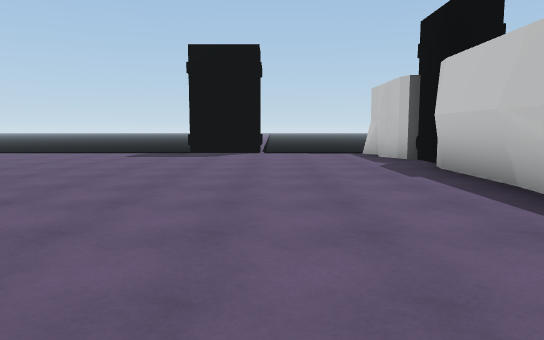
view 1 (above)

24 first-person views from a walk through a scene from a Unity 3-D project. The camera is 1.3 m above the floor, tilts 6° down and sees 70° across. The floor is counted in squares, 2 m on a side. Each view is taken from the middle of a square. On the plan, view 1 faces up. The plan holds only what a view shows up to about 11 squares ahead; the rest is blank. The place goes on beyond the plan. The player character is not drawn.

view 2
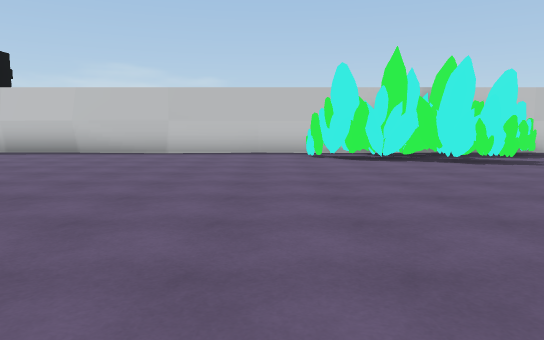

view 3
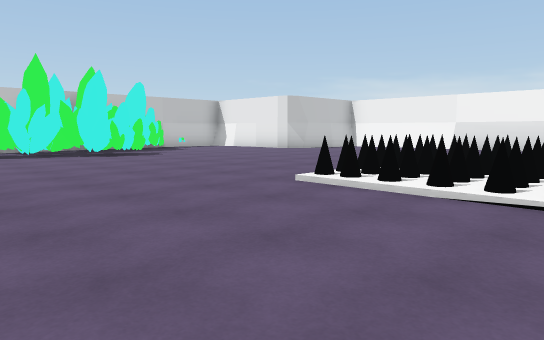

view 4
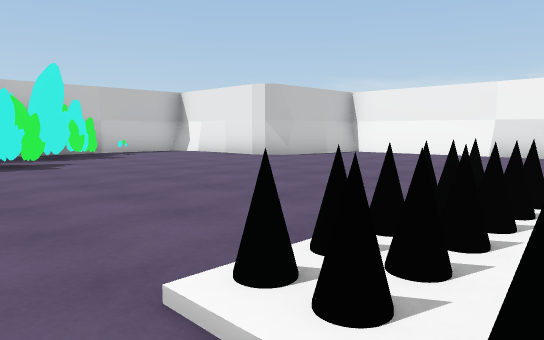

view 5
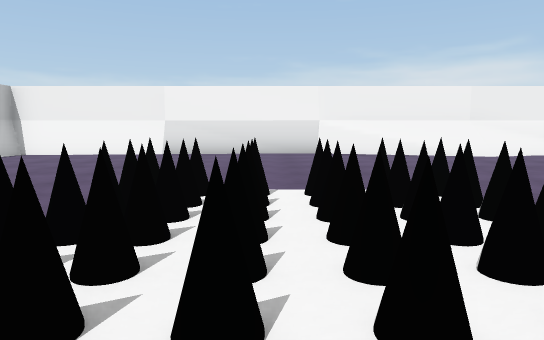

view 6
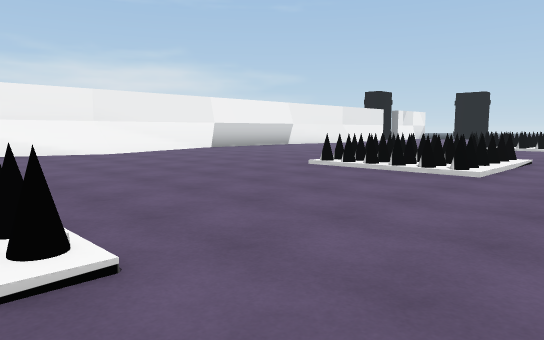

view 7
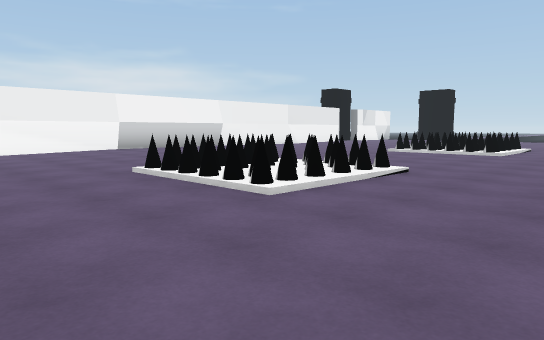

view 8
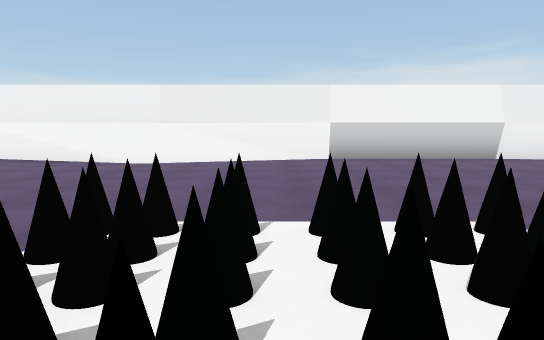

view 9
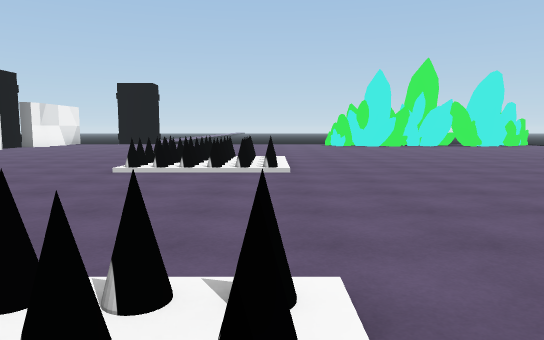

view 10
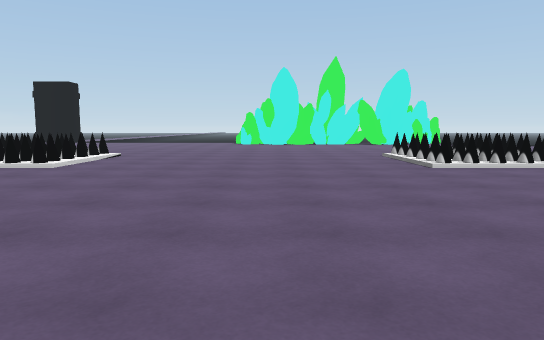

view 11
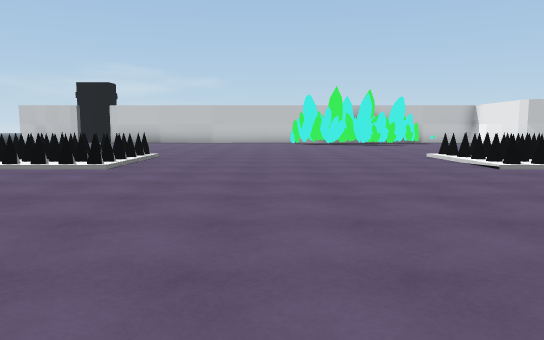

view 12
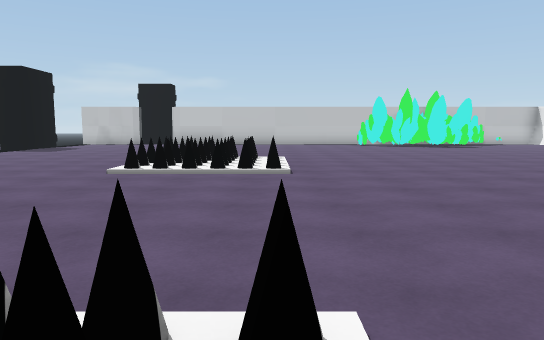

view 13
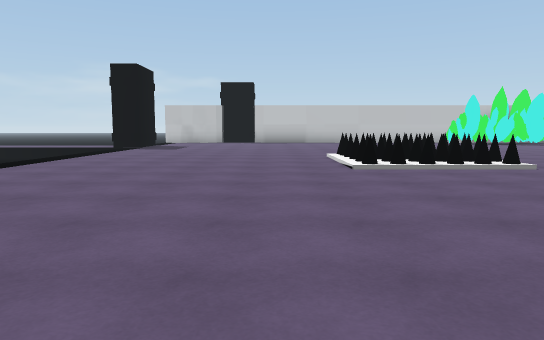

view 14
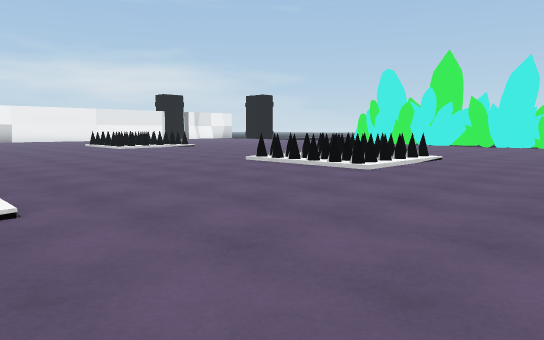

view 15
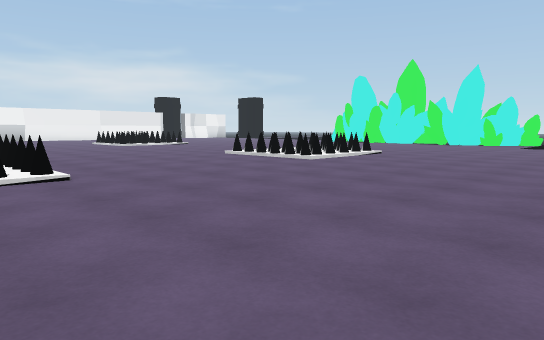

view 16
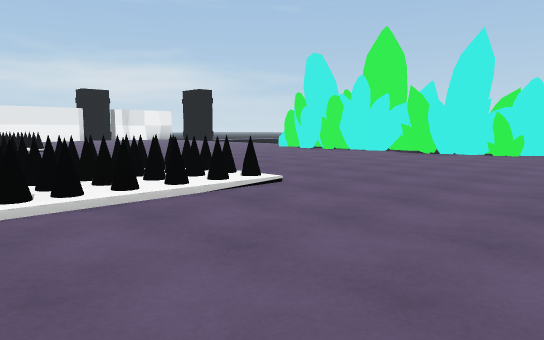

view 17
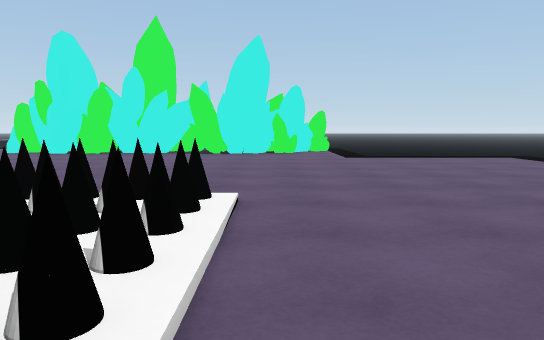

view 18
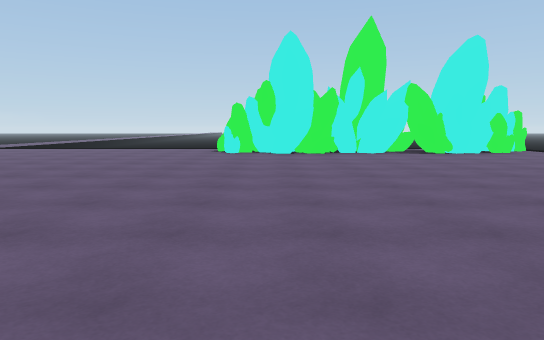

view 19
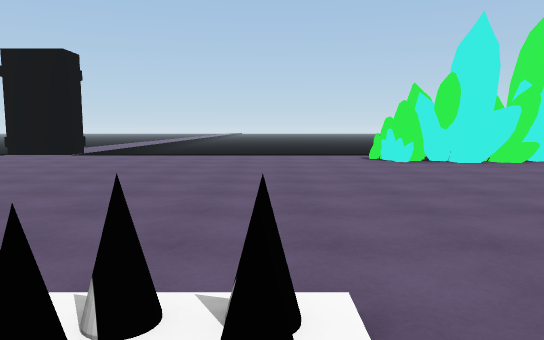

view 20
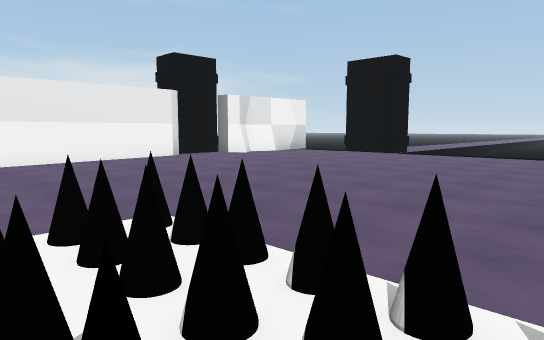

view 21
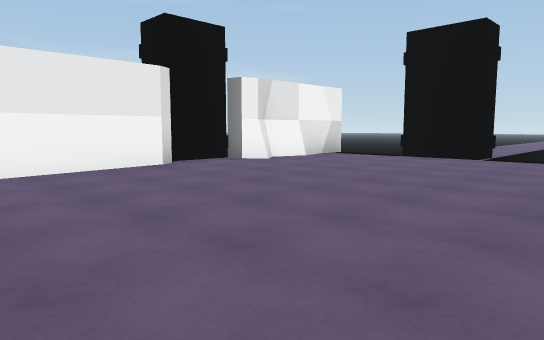

view 22
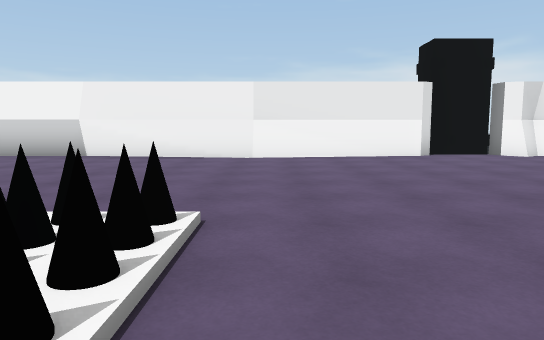

view 23
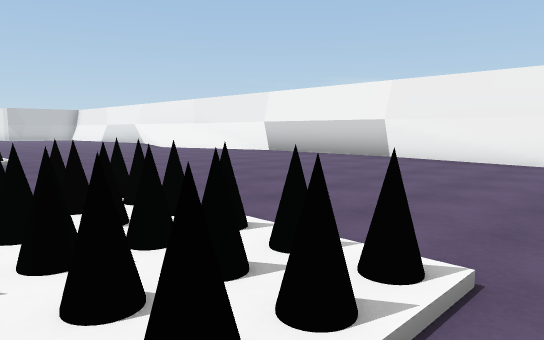

view 24
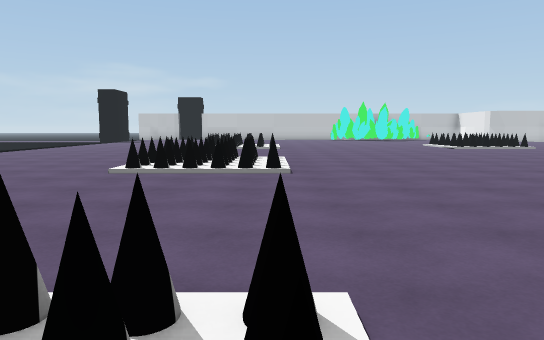

### Floor plan
Key: @ floor where view 1 was taken; # wall or solid block; x gap in a wall; . main floor; : floor 1.5 m higher than the main floor; / step, stairs or slope; = window, fence, low wall or low ledge.
Columns run from 36 left of view 1 to 3 right of it. Each row starts with its distance up from view 1.
 11      ..                    .......##...x
 10      ...         ....    ..............#
  9      .....  ......... .................#
  8      ..................................#
  7    ....................................#
  6   ##...................................#
  5   ##...................................#
  4    ##......=/#.....#/#.....==#   ......#
  3    ##......=/#.....#/#.....==#   ......#
  2    #.......=/=.....=/=.....===.........#
  1    #...................................#
  0    ##...............................@..#
 -1    #...................................#
 -2   ##.................................#.#
 -3  ....................................#.#
 -4  ...................................##
 -5  ..........=/=.....=/=.....===......##
 -6  ..........=/=.....=/#.....===......###
 -7  ..........=/=.....=/#.....===.......###
 -8  .....................................##
 -9  ......................................#
-10  ......................................
-11 ##.................................###
-12  #.................................#
-13  ..................................#
-14  .........####......//////:......###
-15  x########## ##################

Where each view was taken, in squares from view 1:
view 1: 0 up, 0 right, facing up
view 2: 1 down, 8 left, facing right
view 3: 1 down, 10 left, facing down-right
view 4: 4 down, 8 left, facing down-right
view 5: 4 down, 8 left, facing down
view 6: 3 down, 9 left, facing down-left
view 7: 2 down, 12 left, facing down-left
view 8: 5 down, 16 left, facing down
view 9: 5 down, 16 left, facing left
view 10: 1 down, 16 left, facing left
view 11: 1 down, 16 left, facing right
view 12: 2 up, 16 left, facing right
view 13: 6 up, 16 left, facing right
view 14: 8 up, 17 left, facing down-left
view 15: 10 up, 16 left, facing down-left
view 16: 8 up, 22 left, facing down-left
view 17: 5 up, 22 left, facing left
view 18: 1 down, 22 left, facing left
view 19: 5 down, 24 left, facing left
view 20: 5 down, 24 left, facing down-left
view 21: 8 down, 26 left, facing down-left
view 22: 5 down, 26 left, facing down
view 23: 6 down, 26 left, facing down-right
view 24: 2 up, 24 left, facing right
